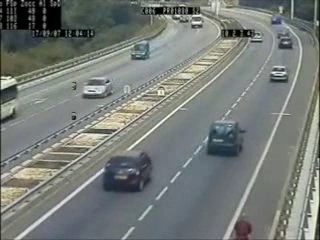
#> input picture frame 75 of computer_vision_part2/images/cars.avi, 320 x 240 px, given in place of test2.mp4, which was not available
$ jupyter execute 'Read,write and save video using opencv.ipynb'
#> lines starting #> are read from the running program, lines starting #| are printed output that depends on the picture; pictures that were not available may be replaced by others from this repository, and a replacement may not be noted
[cell 1]
import cv2

[cell 2]
#with the help of videoCapture fucntion we easily ready any video.
video = cv2.VideoCapture("images/test2.mp4")

while True:
    ret, frame = video.read()
#> frame is the input picture: shape (240, 320, 3); mean B, G, R 120, 123.9, 118.8
    ##to resize the frame
    frame = cv2.resize(frame, (400,400))
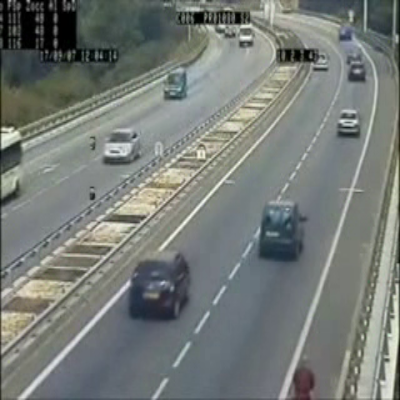
#> frame: shape (400, 400, 3); mean B, G, R 119.9, 123.8, 118.7
    ##convert video into gray color
    gray = cv2.cvtColor(frame, cv2.COLOR_RGB2GRAY)
    cv2.imshow("Display video", frame)
    cv2.imshow("Gray scale video", gray)
    k = cv2.waitKey(10)
#> (key q is pressed here)
    if k == ord("q") & 0xFF:     #press to exit
        break

# Release everything if job is finished
video.release()
cv2.destroyAllWindows()

[cell 3]
#Capture  video from webcam

video = cv2.VideoCapture(0)

while video.isOpened():
    ret, frame = video.read()
    if ret == True:
        frame = cv2.resize(frame, (500, 500))
#> frame: shape (500, 500, 3)
        ##it coneverts the color video into ray scale video
        gray = cv2.cvtColor(frame, cv2.COLOR_RGB2GRAY)
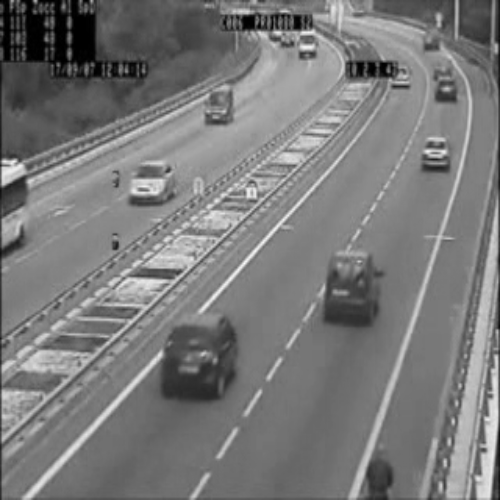
#> gray: shape (500, 500); min 0, max 250, mean 122
        frame = cv2.flip(frame, 0)
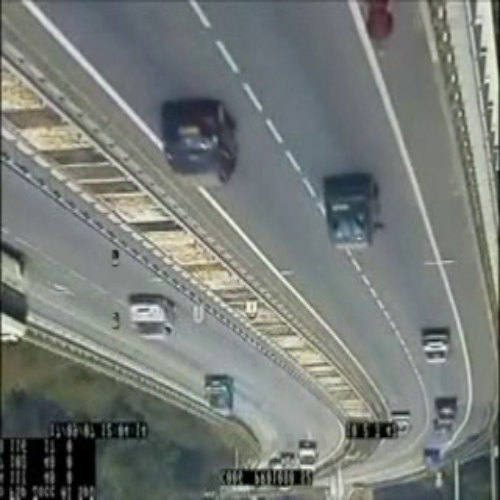
#> frame: shape (500, 500, 3); mean B, G, R 119.9, 123.8, 118.7
        ##to show color video
        cv2.imshow("Colorfull video", frame)
        ## to show the  gray scale
        cv2.imshow("Gray scale images", gray)
        if cv2.waitKey(1) & 0xFF == ord("q"):
#> (key q is pressed here)
            break

video.release()
cv2.destroyAllWindows()

[cell 4]
#Capture  video from webcam and save it

video = cv2.VideoCapture(0)
#it is 4 byte code which is use to specify the video codec
#Various codec --
#DIVX, XVID, MJPG, X264, WMV1, WMV2
fourcc = cv2.VideoWriter_fourcc(*"XVID")
#It contain 4 parameter , name, codec,fps,resolution
output = cv2.VideoWriter("images/output.avi", fourcc, 10.0, (500, 500))
#output = cv2.VideoWriter("images/output.avi", fourcc, 10.0, (500, 500),0) ##last parameter 0 return gray scale video


while video.isOpened():
    ret, frame = video.read()
    if ret == True:
        ##frame = cv2.resize(frame, (500, 500))  ##already mentioned the size of video capture.release
        gray = cv2.cvtColor(frame, cv2.COLOR_RGB2GRAY)
#> gray: shape (240, 320)
        frame = cv2.flip(frame, 0)
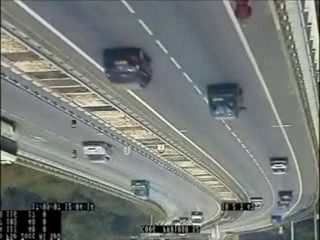
#> frame: shape (240, 320, 3); mean B, G, R 120, 123.9, 118.8
        cv2.imshow("Colorfull video", frame)
        #cv2.imshow("Gray scale images", gray)
        if cv2.waitKey(1) & 0xFF == ord("q"):
#> (key q is pressed here)
            break

video.release()
output.release()
cv2.destroyAllWindows()

$ run again, starting later in the video
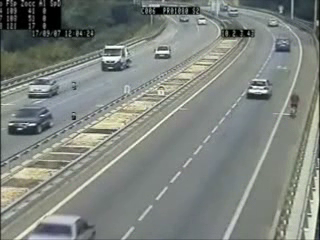
#> input picture frame 337 of computer_vision_part2/images/cars.avi, 320 x 240 px, given in place of test2.mp4, which was not available
#> frame is the input picture: shape (240, 320, 3); mean B, G, R 126.3, 131.7, 126
#> `gray = cv2.cvtColor(frame, cv2.COLOR_RGB2GRAY)`:
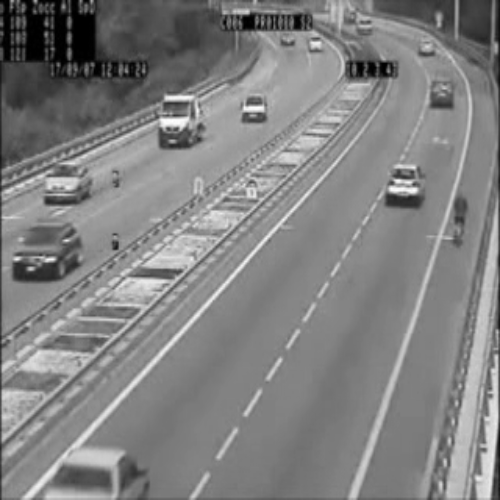
#> gray: shape (500, 500); min 0, max 255, mean 129.4
#> `frame = cv2.flip(frame, 0)`:
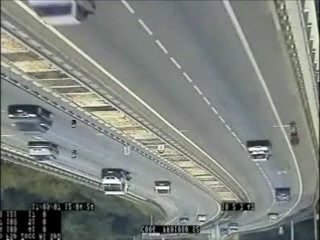
#> frame: shape (240, 320, 3); mean B, G, R 126.3, 131.7, 126

$ run again, starting later in the video
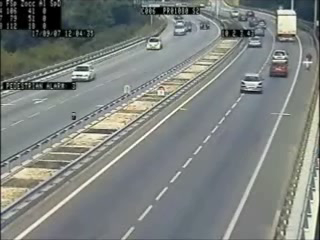
#> input picture frame 600 of computer_vision_part2/images/cars.avi, 320 x 240 px, given in place of test2.mp4, which was not available
#> frame is the input picture: shape (240, 320, 3); mean B, G, R 126.6, 129.8, 124.9
#> `gray = cv2.cvtColor(frame, cv2.COLOR_RGB2GRAY)`:
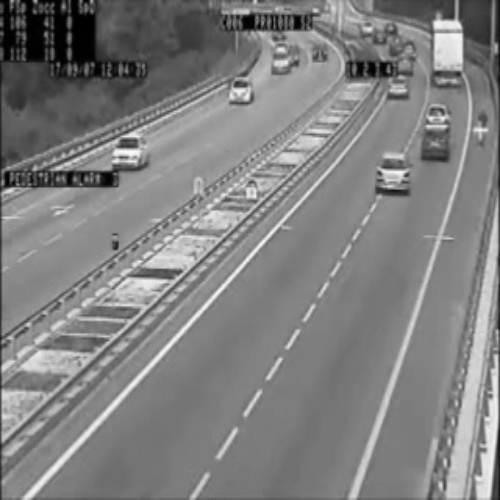
#> gray: shape (500, 500); min 0, max 251, mean 128.2
#> `frame = cv2.flip(frame, 0)`:
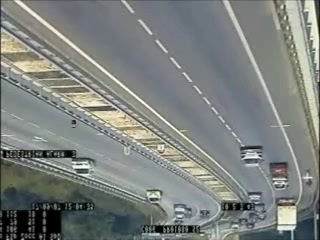
#> frame: shape (240, 320, 3); mean B, G, R 126.6, 129.8, 124.9
